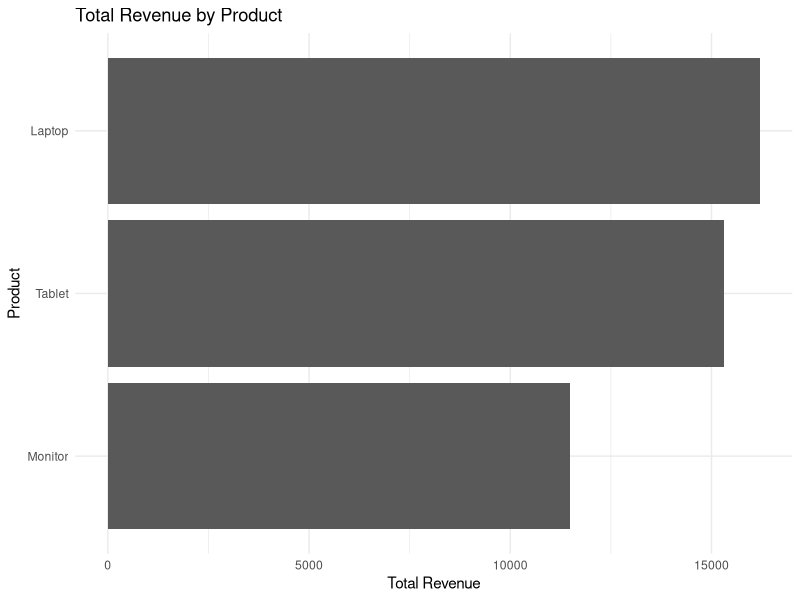

This figure's R source:
## ---- chunk 1
library(readr)
library(dplyr)
library(ggplot2)
## ---- chunk 2
sales_data <- read_csv("data/synthetic_sales.csv")
## ---- chunk 3
head(sales_data)
## ---- chunk 4
str(sales_data)
## ---- chunk 5
sales_data <- sales_data %>%
  mutate(revenue = units_sold * unit_price)

head(sales_data)
## ---- chunk 6
product_summary <- sales_data %>%
  group_by(product) %>%
  summarise(
    total_revenue = sum(revenue),
    .groups = "drop"
  ) %>%
  arrange(desc(total_revenue))

product_summary
## ---- chunk 7
region_summary <- sales_data %>%
  group_by(region) %>%
  summarise(
    total_revenue = sum(revenue),
    .groups = "drop"
  ) %>%
  arrange(desc(total_revenue))

region_summary
## ---- chunk 8
highest_product <- product_summary %>%
  slice_max(
    order_by = total_revenue,
    n = 1,
    with_ties = FALSE
  )

highest_product
## ---- chunk 9
ggplot(
  product_summary,
  aes(x = reorder(product, total_revenue), y = total_revenue)
) +
  geom_col() +
  coord_flip() +
  labs(
    title = "Total Revenue by Product",
    x = "Product",
    y = "Total Revenue"
  ) +
  theme_minimal()
